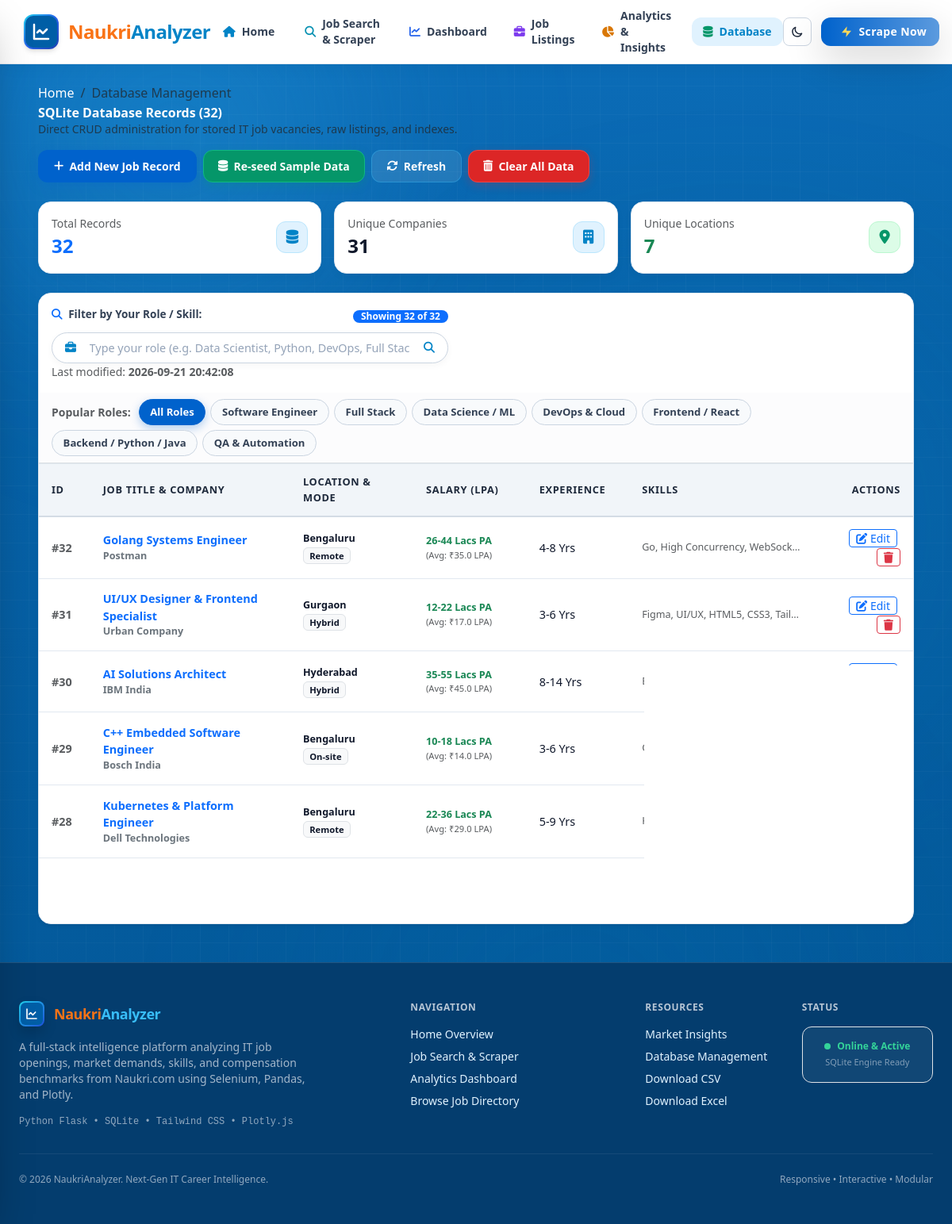
The page /database on the database its author committed.
### tables this page shows
CREATE TABLE jobs (
            id INTEGER PRIMARY KEY AUTOINCREMENT,
            job_title TEXT NOT NULL,
            company TEXT NOT NULL,
            location TEXT,
            salary TEXT,
            min_salary REAL DEFAULT 0.0,
            max_salary REAL DEFAULT 0.0,
            avg_salary REAL DEFAULT 0.0,
            experience TEXT,
            min_exp REAL DEFAULT 0.0,
            max_exp REAL DEFAULT 0.0,
            skills TEXT,
            posted_date TEXT,
            job_link TEXT,
            job_type TEXT DEFAULT 'On-site',
            scraped_at TIMESTAMP DEFAULT CURRENT_TIMESTAMP
        );

### app.py (the view)
@app.route('/database')
def database_page():
    jobs = database.get_all_jobs()
    stats = database.get_database_stats()
    return render_template('database.html', jobs=jobs, stats=stats)

### database.py (called while the page is built, shortened)
def get_db_connection(db_path=DB_PATH):
    conn = sqlite3.connect(db_path)
    conn.row_factory = sqlite3.Row
    return conn

def get_all_jobs(filters=None, db_path=DB_PATH):
    conn = get_db_connection(db_path)
    cursor = conn.cursor()
    query = 'SELECT * FROM jobs WHERE 1=1'
    params = []
    sort_col = filters.get('sort_by', 'id') if filters else 'id'
    sort_dir = filters.get('sort_dir', 'DESC') if filters else 'DESC'
    allowed_cols = ['id', 'job_title', 'company', 'location', 'avg_salary', 'min_exp', 'scraped_at', 'posted_date']
    if sort_col not in allowed_cols:
        sort_col = 'id'
    if sort_dir.upper() not in ['ASC', 'DESC']:
        sort_dir = 'DESC'
    query += f' ORDER BY {sort_col} {sort_dir}'
    cursor.execute(query, params)
    rows = cursor.fetchall()
    jobs = [dict(row) for row in rows]
    conn.close()
    return jobs

def get_database_stats(db_path=DB_PATH):
    conn = get_db_connection(db_path)
    cursor = conn.cursor()
    cursor.execute('SELECT COUNT(*) as total FROM jobs')
    total = cursor.fetchone()['total']
    cursor.execute('SELECT COUNT(DISTINCT company) as total_companies FROM jobs')
    companies = cursor.fetchone()['total_companies']
    cursor.execute('SELECT COUNT(DISTINCT location) as total_locations FROM jobs')
    locations = cursor.fetchone()['total_locations']
    cursor.execute('SELECT MAX(scraped_at) as last_updated FROM jobs')
    last_update = cursor.fetchone()['last_updated']
    conn.close()
    return {
        'total_jobs': total,
        'total_companies': companies,
        'total_locations': locations,
        'last_updated': last_update or 'No data yet'
    }

### templates/database.html (shortened to what this page needs)
{% extends "base.html" %}
{% block content %}
<div class="container-fluid px-lg-5 py-4">
    <div class="d-flex flex-wrap justify-content-between align-items-center mb-4 gap-3">
        <div>
            <nav aria-label="breadcrumb">
                <ol class="breadcrumb mb-1 small">
                    <li class="breadcrumb-item"><a href="{{ url_for('index') }}" class="text-decoration-none">Home</a></li>
                    <li class="breadcrumb-item active" aria-current="page">Database Management</li>
                </ol>
            </nav>
            <h3 class="fw-bold mb-0">SQLite Database Records ({{ jobs|length }})</h3>
            <p class="text-muted small mb-0">Direct CRUD administration for stored IT job vacancies, raw listings, and indexes.</p>
        </div>
        <div class="d-flex flex-wrap gap-2">
            <button class="btn btn-primary-naukri btn-sm" data-bs-toggle="modal" data-bs-target="#addJobModal">
                <i class="fa-solid fa-plus"></i> Add New Job Record
            </button>
            <button class="btn btn-seed-naukri btn-sm seed-btn" onclick="seedSampleData()" title="Re-populate database with realistic IT job vacancies">
                <i class="fa-solid fa-database"></i> Re-seed Sample Data
            </button>
            <button class="btn btn-secondary-naukri btn-sm" id="refreshDbBtn" onclick="refreshDatabaseView()">
                <i class="fa-solid fa-rotate"></i> Refresh
            </button>
            <button class="btn btn-danger-naukri btn-sm" onclick="clearAllJobs()">
                <i class="fa-solid fa-trash-can"></i> Clear All Data
            </button>
        </div>
    </div>
    <div class="row g-3 mb-4">
        <div class="col-md-4">
            <div class="card card-naukri p-3 d-flex flex-row align-items-center justify-content-between">
                <div>
                    <div class="text-muted small">Total Records</div>
                    <div class="fs-4 fw-bold text-primary">{{ stats.total_jobs }}</div>
                </div>
                <div class="kpi-icon-wrap kpi-blue mb-0" style="width: 40px; height: 40px; font-size: 1.1rem;">
                    <i class="fa-solid fa-database"></i>
                </div>
            </div>
        </div>
        <div class="col-md-4">
            <div class="card card-naukri p-3 d-flex flex-row align-items-center justify-content-between">
                <div>
                    <div class="text-muted small">Unique Companies</div>
                    <div class="fs-4 fw-bold" style="color: inherit;">{{ stats.total_companies }}</div>
                </div>
                <div class="kpi-icon-wrap kpi-sky mb-0" style="width: 40px; height: 40px; font-size: 1.1rem;">
                    <i class="fa-solid fa-building"></i>
                </div>
            </div>
        </div>
        <div class="col-md-4">
            <div class="card card-naukri p-3 d-flex flex-row align-items-center justify-content-between">
                <div>
                    <div class="text-muted small">Unique Locations</div>
                    <div class="fs-4 fw-bold text-success">{{ stats.total_locations }}</div>
                </div>
                <div class="kpi-icon-wrap kpi-green mb-0" style="width: 40px; height: 40px; font-size: 1.1rem;">
                    <i class="fa-solid fa-location-dot"></i>
                </div>
            </div>
        </div>
    </div>
    <div class="card card-naukri shadow-sm mb-4">
        <div class="card-header-naukri flex-column flex-md-row align-items-start align-items-md-center justify-content-between gap-3 p-3">
            <div class="w-100" style="max-width: 500px;">
                <div class="d-flex justify-content-between align-items-center mb-1.5">
                    <label class="form-label small text-muted fw-bold mb-0">
                        <i class="fa-solid fa-magnifying-glass me-1 text-primary"></i> Filter by Your Role / Skill:
                    </label>
                    <span id="matchCounterBadge" class="badge bg-primary text-white rounded-pill px-2.5 py-0.5" style="font-size: 0.75rem;">
                    </span>
                </div>
                <div class="input-group input-group-sm curved-search-group">
                    <span class="input-group-text ps-3 text-muted"><i class="fa-solid fa-briefcase text-primary"></i></span>
                    <input type="text" class="form-control" id="clientTableSearch" placeholder="Type your role (e.g. Data Scientist, Python, DevOps, Full Stack)...">
                    <span class="input-group-text pe-3 text-muted">
                        <i class="fa-solid fa-magnifying-glass"></i>
                    </span>
                </div>
            </div>
            <div class="small text-muted align-self-md-center">
                Last modified: <strong>{{ stats.last_updated }}</strong>
            </div>
        </div>
        <div class="px-3 py-2 border-bottom d-flex flex-wrap gap-1.5 align-items-center bg-light-subtle">
            <span class="small fw-bold text-muted me-1">Popular Roles:</span>
            <button type="button" class="field-chip active" onclick="filterByField('')">All Roles</button>
            <button type="button" class="field-chip" onclick="filterByField('Software Engineer')">Software Engineer</button>
            <button type="button" class="field-chip" onclick="filterByField('Full Stack')">Full Stack</button>
            <button type="button" class="field-chip" onclick="filterByField('Data')">Data Science / ML</button>
            <button type="button" class="field-chip" onclick="filterByField('DevOps')">DevOps & Cloud</button>
            <button type="button" class="field-chip" onclick="filterByField('Frontend')">Frontend / React</button>
            <button type="button" class="field-chip" onclick="filterByField('Backend')">Backend / Python / Java</button>
            <button type="button" class="field-chip" onclick="filterByField('QA')">QA & Automation</button>
        </div>
        {% if jobs %}
        <div class="table-responsive" style="max-height: 580px; overflow-y: auto;">
            <table class="table-naukri" id="databaseTable">
                <thead>
                    <tr>
                        <th style="width: 6%;">ID</th>
                        <th style="width: 25%;">Job Title &amp; Company</th>
                        <th style="width: 15%;">Location &amp; Mode</th>
                        <th style="width: 14%;">Salary (LPA)</th>
                        <th style="width: 12%;">Experience</th>
                        <th style="width: 16%;">Skills</th>
                        <th style="width: 12%; text-align: right;">Actions</th>
                    </tr>
                </thead>
                <tbody id="databaseTableBody">
                    {% for job in jobs %}
                    <tr class="filterable-row" id="job-row-{{ job.id }}" data-role="{{ job.job_title }}" data-skills="{{ job.skills }}" data-company="{{ job.company }}" data-location="{{ job.location }}">
                        <td class="text-muted fw-bold">#{{ job.id }}</td>
                        <td>
                            <div class="fw-bold text-primary">{{ job.job_title }}</div>
                            <div class="small text-secondary fw-semibold">{{ job.company }}</div>
                        </td>
                        <td>
                            <div class="small fw-semibold">{{ job.location }}</div>
                            <span class="badge bg-light text-dark border small" style="font-size: 0.7rem;">{{ job.job_type }}</span>
                        </td>
                        <td>
                            <div class="small fw-bold text-success">{{ job.salary }}</div>
                            {% if job.avg_salary > 0 %}
                            <div class="text-muted" style="font-size: 0.7rem;">(Avg: ₹{{ job.avg_salary }} LPA)</div>
                            {% endif %}
                        </td>
                        <td class="small">{{ job.experience }}</td>
                        <td>
                            <div class="text-truncate small text-muted" style="max-width: 200px;" title="{{ job.skills }}">
                                {{ job.skills }}
                            </div>
                        </td>
                        <td style="text-align: right;">
                            <button class="btn btn-sm btn-outline-primary py-0 px-2 me-1" onclick="openEditJobModal({{ job.id }})" title="Edit Job Record">
                                <i class="fa-solid fa-pen-to-square"></i> Edit
                            </button>
                            <button class="btn btn-sm btn-outline-danger py-0 px-2" onclick="deleteJob({{ job.id }}, '{{ job.job_title|replace('\'', '\\\'') }}')" title="Delete Record">
                                <i class="fa-solid fa-trash"></i>
                            </button>
                        </td>
                    </tr>
                    {% endfor %}
                </tbody>
            </table>
        </div>
        {% endif %}
    </div>
</div>
{% endblock %}

### rows shown on the page
jobs: id "32", job_title "Golang Systems Engineer", company "Postman", location "Bengaluru", job_type "Remote", salary "26-44 Lacs PA", avg_salary "35.0", experience "4-8 Yrs", skills "Go, High Concurrency, WebSock…"
jobs: id "31", job_title "UI/UX Designer & Frontend Specialist", company "Urban Company", location "Gurgaon", job_type "Hybrid", salary "12-22 Lacs PA", avg_salary "17.0", experience "3-6 Yrs", skills "Figma, UI/UX, HTML5, CSS3, Tail…"
jobs: id "30", job_title "AI Solutions Architect", company "IBM India", location "Hyderabad", job_type "Hybrid", salary "35-55 Lacs PA", avg_salary "45.0", experience "8-14 Yrs", skills "Enterprise AI, WatsonX, Machin…"
jobs: id "29", job_title "C++ Embedded Software Engineer", company "Bosch India", location "Bengaluru", job_type "On-site", salary "10-18 Lacs PA", avg_salary "14.0", experience "3-6 Yrs", skills "C++, Embedded C, RTOS, AUTOS…"
jobs: id "28", job_title "Kubernetes & Platform Engineer", company "Dell Technologies", location "Bengaluru", job_type "Remote", salary "22-36 Lacs PA", avg_salary "29.0", experience "5-9 Yrs", skills "Kubernetes, Helm, Go, Linux, O…"

### other values the page prints
{{ jobs|length }} "32"
{{ stats.total_jobs }} "32"
{{ stats.total_companies }} "31"
{{ stats.total_locations }} "7"
{{ stats.last_updated }} "2026-09-21 20:42:08"
